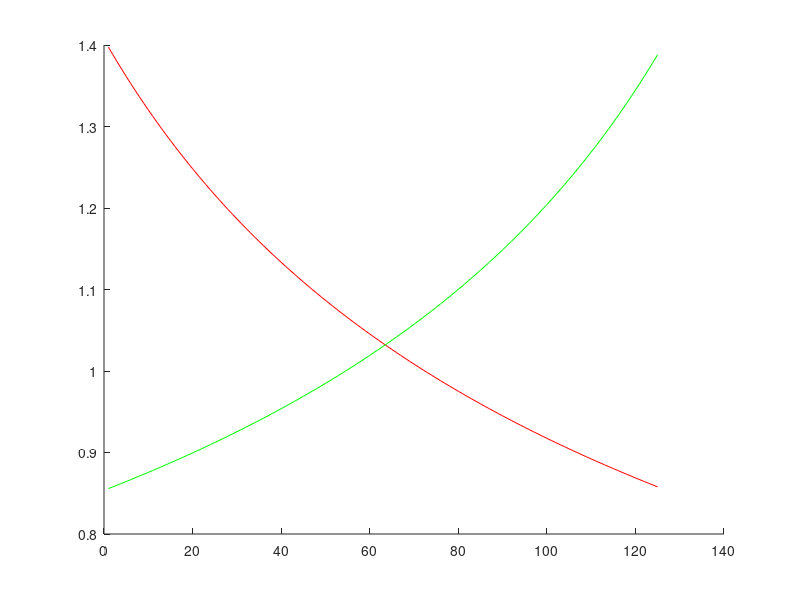

This figure's MATLAB source:
clc;
clear all;





%--------------------------Solution 1b----------------------------------%

BMEP_kpa_b = 700; %this is bmep at max torque
BMEP_kpa_Pmax_b = 0.9*BMEP_kpa_b; %taking bmep at max power to be equal to 90% of BMEP at max torque
Pmax_b = 250;

%Assuming the length to be 80mm and b/l ratio to be equal to 1.1
%The value of length is obtained iteratively by so that bore diameter
%obtained at the end of all calculations falls within the ratio specified
%and in this case b/l is close to 1.1

Sp_max_b = 10;

Length_mm_b =200;

%Assuming Spmax to be 10m/s and number of cylinders to be 12
%Performing 1000000 iterations just to make sure the solution converges
%before 1000000

for i = 1:125

RPS_Pmax_b = Sp_max_b/(2*Length_mm_b/1000);
Vol_d_dm3_b = (1000*2*Pmax_b)/(BMEP_kpa_Pmax_b*RPS_Pmax_b);

Bore_mm_b = ((Vol_d_dm3_b/(12*(pi/4)*1.15))^0.5)*100;
q(i) = Bore_mm_b/Length_mm_b;



%if q <= 1.1 && q >= 0.9
%    break
%end

Length_mm_b = Length_mm_b-1;

end

%plot(q)

Length_mm_a =75;

%Assuming Spmax to be 10m/s and number of cylinders to be 12
%Performing 1000000 iterations just to make sure the solution converges
%before 1000000

for j = 1:125

RPS_Pmax_a = Sp_max_b/(2*Length_mm_a/1000);
Vol_d_dm3_a = (1000*2*Pmax_b)/(BMEP_kpa_Pmax_b*RPS_Pmax_a);

Bore_mm_a = ((Vol_d_dm3_a/(12*(pi/4)*1.15))^0.5)*100;
p(j) = Bore_mm_a/Length_mm_a;



%if q <= 1.1 && q >= 0.9
%    break
%end

Length_mm_a = Length_mm_a+1;

end

hold on
plot(p,'r')
plot(q,'g')
hold off


%Torque at max speed

T_at_max_speed = BMEP_kpa_Pmax_b*Vol_d_dm3_b/(6.28*2);

%Let the sfc of the engine be 200g/KWh

Mass_flowrate = 200*Pmax_b;












